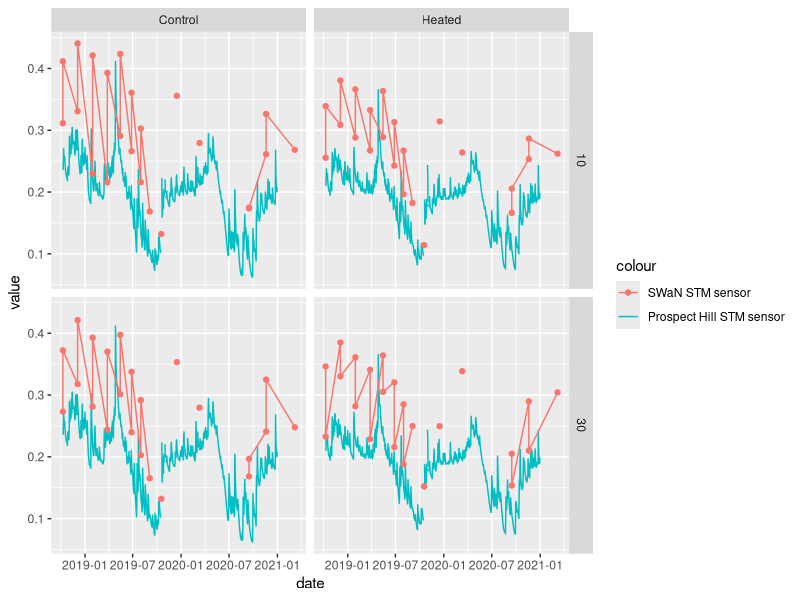
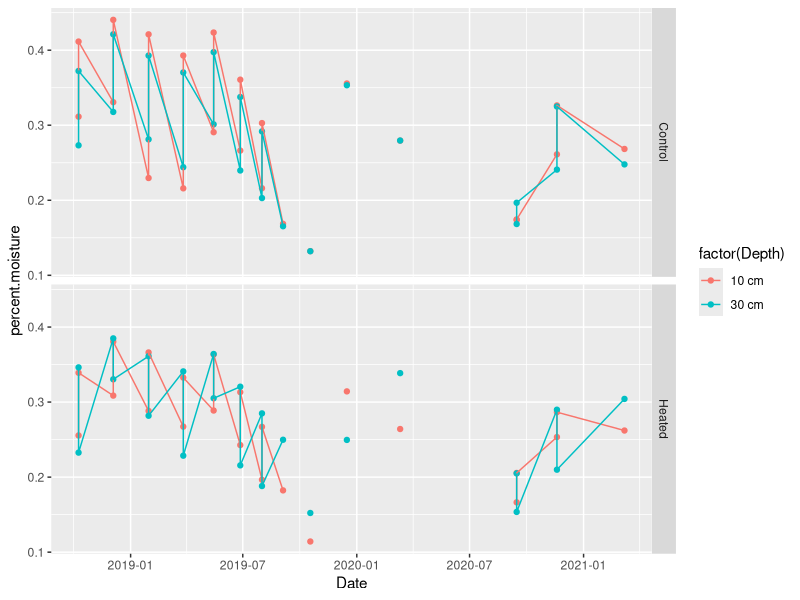
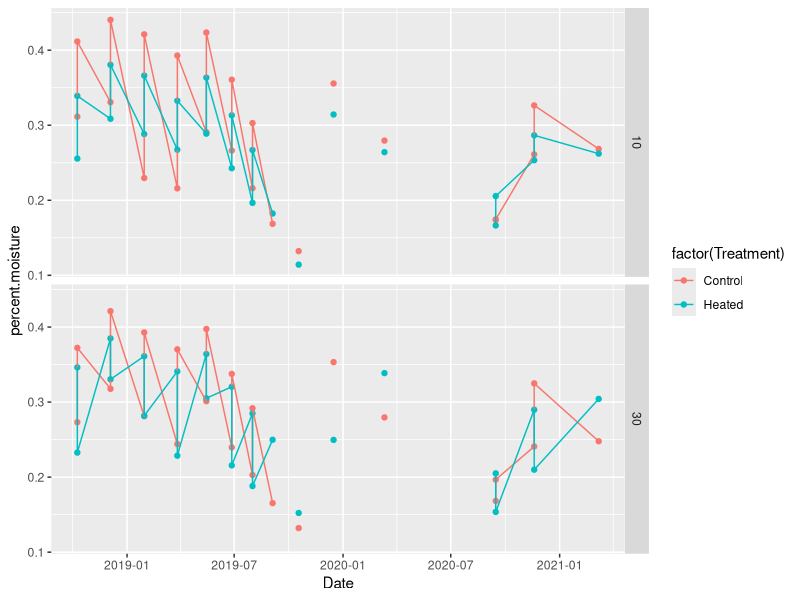
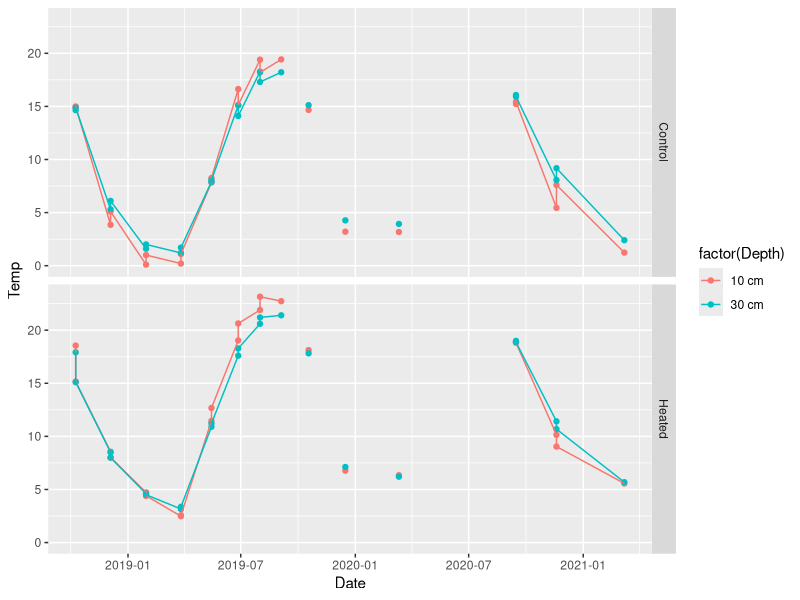
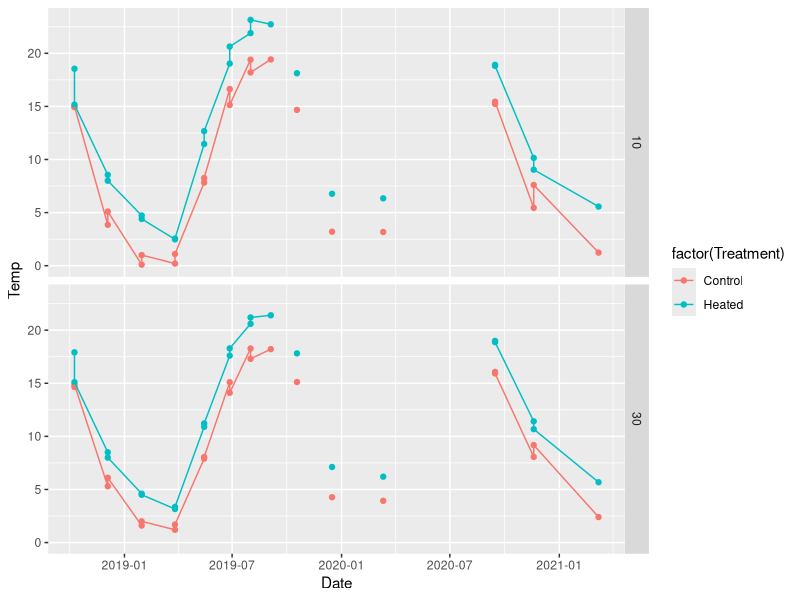
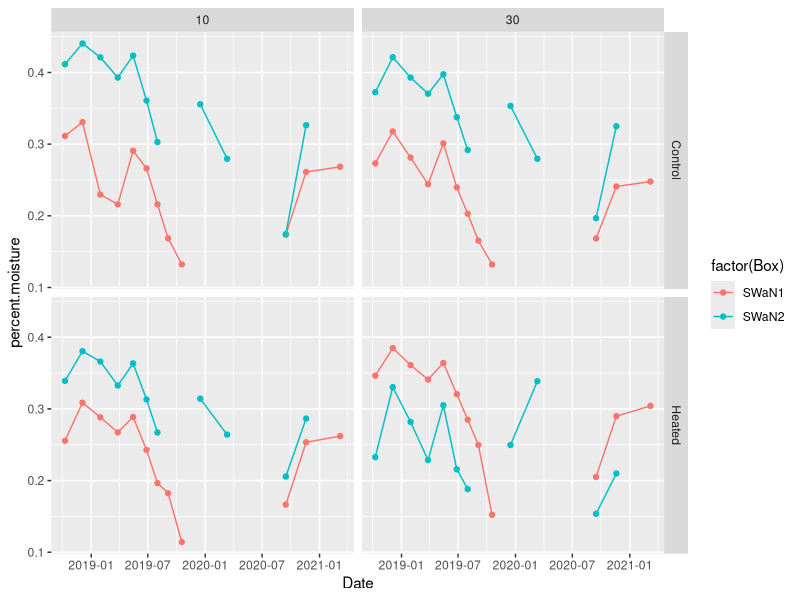
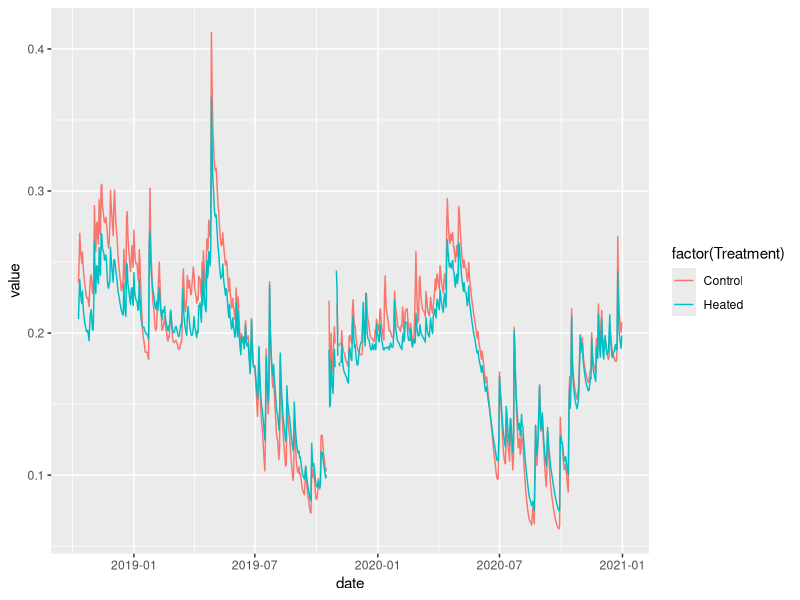
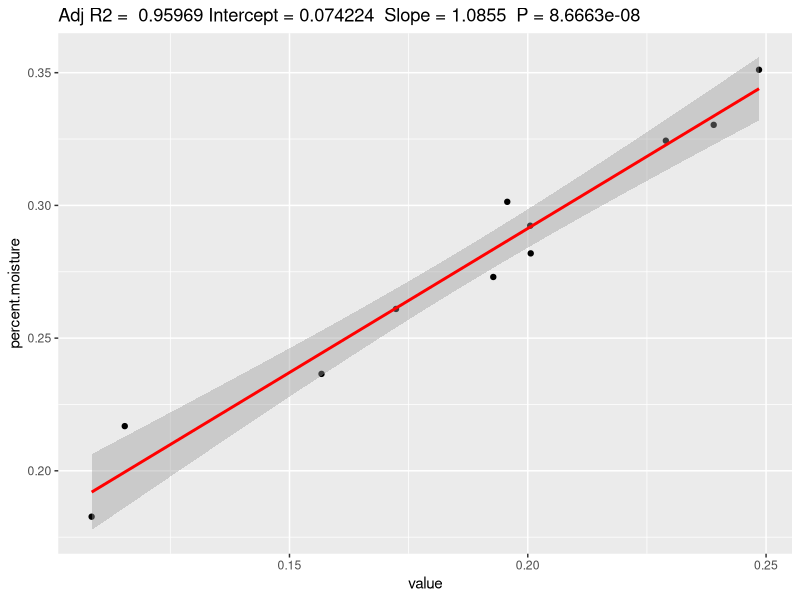

R code for these plots, in order:
#############################################################################################################
# SWaN STM logger processing 
# Sarah Goldsmith, August 9, 2021
# This program takes data from the HP lab STM dataloggers installed at SWaN and computes daily averages,
# then gap-fills for any missing dates using linear regression with soil moisture data from Prospect Hill 
# required datasets: SWaN STM logger files & plot key, Prospect Hill soil moisture files & plot key
############################################################################################################

#setwd("/Users/f00502n/Documents/Dartmouth/Fibox_Processing/Harvard Forest/STM")
setwd("/Users/f0046hz/Documents/GitHub/SWaN/STM")

library(dplyr)
library(tidyr)
library(ggplot2)

##### IMPORT DATA ####
#read data from our STM sensors (compiled only for dates that we were at the plots and took gas well measurements)
SWAN1 <- read.csv("compiled data 20181009 through 20210308/SWaN1_compiled_data_20181009_thru_20210308.csv", skip = 1)
SWAN2 <- read.csv("compiled data 20181009 through 20210308/SWaN2_compiled_data_20181009_thru_20210308.csv", skip = 1)
sensorkey <- read.csv("compiled data 20181009 through 20210308/SWaNLoggerSensorKey.csv")

#read data from Harvard Forest (Prospect Hill) STM sensors
ph.stm <- read.csv("HF STM/hf005-07-soil-moisture.csv") # data from 2015-2019
ph.stm.2020 <- read.csv("HF STM/PH_moisture_daily_averages_2020.csv")
ph.sensor.key <- read.csv("HF STM/HF STM key.csv")


#### SWaN file manipulation ####
SWAN1$Box <- 1
SWAN2$Box <- 2

swan.stm <- rbind(SWAN1, SWAN2)
swan.stm <- swan.stm[,c("DateTime", "SensorID", "VWC", "Temp", "BEC","Box")]
swan.stm$Date <- as.Date(swan.stm$DateTime, format ="%m/%d/%y %H:%M", )
rm(SWAN1, SWAN2)

#merge with sensor key
swan.stm <- merge.data.frame(sensorkey, swan.stm, by.x = c("Box", "Sensor"),  by.y = c("Box", "SensorID"))
rm(sensorkey)

#adjust raw STM sensor reading to soil moisture
swan.stm$percent.moisture <- 3.879 * 10^-4 * swan.stm$VWC - 0.6956

#average daily percent moisture and temp by treatment (combining SWAN1 and 2 and combining depths)
swan.stm.avg <- swan.stm %>%
  group_by(Date, Treatment) %>%
  summarize_at(vars(percent.moisture,Temp), list(~mean(., na.rm = TRUE)))

#average daily percent moisture and temp by treatment (keeping SWAN1 and 2 separate, used only for graphs)
swan.stm.avg.by.box <- swan.stm %>%
  group_by(Date, Depth, Treatment, Box) %>%
  summarize_at(vars(percent.moisture,Temp), list(~mean(., na.rm = TRUE)))

#### Prospect Hill file manipulation ####
#calculate date from day of year for 2020 data
ph.stm.2020$date <- as.Date(ph.stm.2020$Jday, origin = "2019-12-31")
ph.stm.2020 <- subset(ph.stm.2020, select = -c(Year, Jday))

ph.stm$date <- as.Date(ph.stm$date)
ph.stm <- rbind(ph.stm, ph.stm.2020)

ph.stm <- ph.stm %>%
  pivot_longer(!date, names_to = "Sensor") #tidy data
ph.stm <- merge.data.frame(ph.stm, ph.sensor.key, by = "Sensor") #merge with key file
rm(ph.sensor.key)


#remove dates prior to 2018-10-09 and disturbance control plot
ph.stm <- ph.stm[-which(ph.stm$date <= "2018-10-09" | ph.stm$Treatment == "Disturbance Control"),]

#average percent moisture (combining all heated and all control)
ph.stm.avg <- ph.stm %>%
  group_by(date, Treatment) %>%
  summarize_at(vars(value), list(~mean(., na.rm = TRUE)))

merged.avg <- merge(ph.stm.avg, swan.stm.avg, by.x = c("date", "Treatment"), by.y = c("Date", "Treatment") )

#### plots ####
#plot HP lab STM data vs HF data
ggplot() +  
  geom_line(data = ph.stm.avg, aes(x = date, y = value, color = "red")) +
  geom_point(data = swan.stm.avg.by.box, aes(x = Date, y = percent.moisture, color = "blue"))+
  geom_line(data = swan.stm.avg.by.box, aes(x = Date, y = percent.moisture, color = "blue")) +
  facet_grid(vars(Depth), vars(Treatment)) +
  scale_colour_discrete(labels=c("SWaN STM sensor", "Prospect Hill STM sensor"))

#check stm between depths 
ggplot() +  
  geom_point(data = swan.stm.avg.by.box, aes(x = Date, y = percent.moisture, group = Depth, color = factor(Depth)))+
  geom_line(data = swan.stm.avg.by.box, aes(x = Date, y = percent.moisture, group = Depth, color = factor(Depth))) +
  facet_grid(vars(Treatment)) +
  scale_colour_discrete(labels=c("10 cm", "30 cm")) 


ggplot() +  
  geom_point(data = swan.stm.avg.by.box, aes(x = Date, y = percent.moisture, group = Treatment, color = factor(Treatment)))+
  geom_line(data = swan.stm.avg.by.box, aes(x = Date, y = percent.moisture, group = Treatment, color = factor(Treatment))) +
  facet_grid(vars(Depth)) +
  scale_colour_discrete(labels=c("Control", "Heated")) 

#just to check that the heated/control and depth temps make sense
ggplot() +  
  geom_point(data = swan.stm.avg.by.box, aes(x = Date, y = Temp, group = Depth, color = factor(Depth)))+
  geom_line(data = swan.stm.avg.by.box, aes(x = Date, y = Temp, group = Depth, color = factor(Depth))) +
  facet_grid(vars(Treatment)) +
  scale_colour_discrete(labels=c("10 cm", "30 cm")) 


ggplot() +  
  geom_point(data = swan.stm.avg.by.box, aes(x = Date, y = Temp, group = Treatment, color = factor(Treatment)))+
  geom_line(data = swan.stm.avg.by.box, aes(x = Date, y = Temp, group = Treatment, color = factor(Treatment))) +
  facet_grid(vars(Depth)) +
  scale_colour_discrete(labels=c("Control", "Heated")) 

ggplot() +  
  geom_point(data = swan.stm.avg.by.box, aes(x = Date, y = percent.moisture, group = Box, color = factor(Box)))+
  geom_line(data = swan.stm.avg.by.box, aes(x = Date, y = percent.moisture, group = Box, color = factor(Box))) +
  facet_grid(vars(Treatment), vars(Depth)) +
  scale_colour_discrete(labels=c("SWaN1", "SWaN2")) 

#plot control vs heated for all plots/depths
ggplot() +  
  geom_line(data = ph.stm.avg, aes(x = date, y = value, group = Treatment, color = factor(Treatment)))


#### linear regressions ####
#gapfilled-- using the daily average for each of our visit dates, combined the 10 and 30 depths but kept heated and control plots separate
#function to make a nice graph for the regressions
ggplotRegression <- function (fit) { 
  
  ggplot(fit$model, aes_string(x = names(fit$model)[2], y = names(fit$model)[1])) + 
    geom_point() +
    stat_smooth(method = "lm", col = "red") +
    labs(title = paste("Adj R2 = ",signif(summary(fit)$adj.r.squared, 5),
                       "Intercept =",signif(fit$coef[[1]],5 ),
                       " Slope =",signif(fit$coef[[2]], 5),
                       " P =",signif(summary(fit)$coef[2,4], 5)))
}


predict.values <- function(treatment.type){
  merged.avg <- merged.avg[which(merged.avg$Treatment == treatment.type),]
  print(unique(merged.avg$Treatment))
  model <- lm(percent.moisture ~ value, data = merged.avg) #linear regression of percent moisture (our measurements) vs "value" (prospect hill moisture measurement)
  print(ggplotRegression(model))
  print(summary.lm(model))
  
  prediction <- merged.avg[which(is.na(merged.avg$percent.moisture)), c("date", "value")] #find entries with NA for soil moisture
  prediction$percent.moisture <- model$coefficients[1] + model$coefficients[2] * prediction$value #calculate estimated value from linear regression
  prediction$Treatment <- treatment.type
  return(prediction)
}
  
#get some numbers! (there is definitely a neater way to do this, but I couldn't figure it out and this works)
predictions <- predict.values("Heated")
predictions <- rbind(predictions, predict.values("Control"))

#put the numbers where they should be. this is a horrifically bad way to do this!! but it does work... for now
merged.avg$percent.moisture[21] <- predictions$percent.moisture[2]
merged.avg$percent.moisture[22] <- predictions$percent.moisture[1]

write.csv(merged.avg, "Merged SWaN PH STM.csv")

